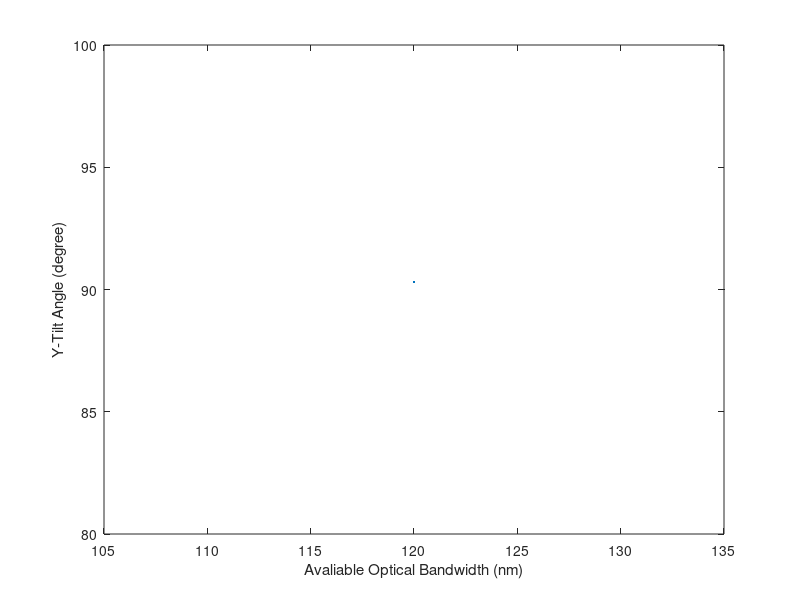

The MATLAB source for this figure: (Note: this script raises an error after producing the figure.)
clear all
%%
Central_Wavelength=[1.03];
Wavelength_BW=[0.12];      %micron
Focal_Length=1.25;  %micron Zemax notation, physical focal length/image space RI
Order=-1;   %-1
RI_Inc=1.92;    %1.85 1.92
RI_Out=1;
Aperture_Diameter=2;   %%2.2 1.35
Target_Divergence_Angle=20; %degree
Target_Number_of_Resolvable_Point=400;
Grating_Density_Increment=5;  %cycles/mm
%%
Theta_FW=zeros(length(Central_Wavelength),length(Wavelength_BW));
Theta_LI=zeros(length(Central_Wavelength),length(Wavelength_BW));
Required_Grating_Density_FW=zeros(length(Central_Wavelength),length(Wavelength_BW));
Required_Grating_Density_LI=zeros(length(Central_Wavelength),length(Wavelength_BW));
Required_Grating_Diameter_FW=zeros(length(Central_Wavelength),length(Wavelength_BW));
Required_Grating_Diameter_LI=zeros(length(Central_Wavelength),length(Wavelength_BW));
Required_Aperture_Diameter_FW=zeros(length(Central_Wavelength),length(Wavelength_BW));
Required_Aperture_Diameter_LI=zeros(length(Central_Wavelength),length(Wavelength_BW));
%%
for q=1:length(Wavelength_BW)
    for p=1:length(Central_Wavelength)
        S_Wavelength=Central_Wavelength(p)-Wavelength_BW(q)/2;
        L_Wavelength=Central_Wavelength(p)+Wavelength_BW(q)/2;
        %% Forward-view Condition (Theta_IN = Theta_OUT)

        % Detect TIR
        Current_Grating_Density=0;
        Current_Divergence_Angle=0;
        Current_Theta_FW=0;
        while (Current_Divergence_Angle < Target_Divergence_Angle) && isreal(Current_Theta_FW)
            Current_Theta_FW=asin(((RI_Inc-RI_Out)^-1)*Central_Wavelength(p)/1000*Current_Grating_Density)/pi*180;
            
            S_Angle=asin((RI_Inc*sin(Current_Theta_FW/180*pi)+Order*S_Wavelength/1000*Current_Grating_Density)/RI_Out)/pi*180;
            L_Angle=asin((RI_Inc*sin(Current_Theta_FW/180*pi)+Order*L_Wavelength/1000*Current_Grating_Density)/RI_Out)/pi*180;
            Current_Divergence_Angle=abs(S_Angle-L_Angle);
            Current_Grating_Density=Current_Grating_Density+Grating_Density_Increment;
        end
        Theta_FW(p,q)=Current_Theta_FW;
        Required_Grating_Density_FW(p,q)=Current_Grating_Density;
        Required_Grating_Diameter_FW(p,q)=abs(Central_Wavelength(p)/Wavelength_BW(q)/Order/Required_Grating_Density_FW(p,q)*Target_Number_of_Resolvable_Point);
        Required_Aperture_Diameter_FW(p,q)=Required_Grating_Diameter_FW(p,q)*cos(Theta_FW(p,q)/180*pi);
        %% Littrow Condition (Theta_IN = -Theta_OUT)
        Current_Grating_Density=0;
        Current_Divergence_Angle=0;
        Current_Theta_LI=0;
        while (Current_Divergence_Angle < Target_Divergence_Angle) && isreal(Current_Theta_LI)
            Current_Theta_LI=asin(((RI_Inc+RI_Out)^-1)*Central_Wavelength(p)/1000*Current_Grating_Density)/pi*180;
            S_Angle=asin((RI_Inc*sin(Current_Theta_LI/180*pi)+Order*S_Wavelength/1000*Current_Grating_Density)/RI_Out)/pi*180;
            L_Angle=asin((RI_Inc*sin(Current_Theta_LI/180*pi)+Order*L_Wavelength/1000*Current_Grating_Density)/RI_Out)/pi*180;
            Current_Divergence_Angle=abs(S_Angle-L_Angle);
            Current_Grating_Density=Current_Grating_Density+Grating_Density_Increment;
        end
        Theta_LI(p,q)=Current_Theta_LI;
        Required_Grating_Density_LI(p,q)=Current_Grating_Density;
        Required_Grating_Diameter_LI(p,q)=abs(Central_Wavelength(p)/Wavelength_BW(q)/Order/Required_Grating_Density_LI(p,q)*Target_Number_of_Resolvable_Point);
        Required_Aperture_Diameter_LI(p,q)=Required_Grating_Diameter_LI(p,q)*cos(Theta_LI(p,q)/180*pi);
    end
    disp(q);
end
% plot(Central_Wavelength,Theta_FW,Central_Wavelength,Theta_LI);
% plot(Central_Wavelength,Required_BW_FW,Central_Wavelength,Required_BW_LI);
% plot(Central_Wavelength,Number_of_Resolvable_Point_FW,Central_Wavelength,Number_of_Resolvable_Point_LI);
% plot(Required_BW_LI,Number_of_Resolvable_Point_LI);

imagesc(real(Theta_LI))
TickSampling_Ratio_X=1;
TickSampling_Ratio_Y=1;

XTickArray=TickSampling_Ratio_X:TickSampling_Ratio_X:floor(length(Wavelength_BW)/TickSampling_Ratio_X)*TickSampling_Ratio_X;
YTickArray=TickSampling_Ratio_Y:TickSampling_Ratio_Y:floor(length(Central_Wavelength)/TickSampling_Ratio_Y)*TickSampling_Ratio_Y;

XTickLabelArray=round(Wavelength_BW(XTickArray)*1000);
YTickLabelArray=round(Central_Wavelength(YTickArray)*1000);
set(gca,'XTick',XTickArray)

set(gca,'XTickLabel',XTickLabelArray)
set(gca,'YTick',YTickArray)
set(gca,'YTickLabel',YTickLabelArray)
set(gca, 'FontSize', 14)
xlabel('Bandwidth (nm)');
ylabel('Central Wavelength (nm)');
Required_Grating_Density_LI
Required_Aperture_Diameter_LI
Theta_LI


%%
plot(Wavelength_BW*1000,real(Theta_LI)*2,'LineWidth',4);
%xlabel(sprintf('Thickness of %s Block (mm)',DC_Material));
xlabel('Avaliable Optical Bandwidth (nm)');
ylabel('Y-Tilt Angle (degree)');
xlim([min(Wavelength_BW*1000) max(Wavelength_BW*1000)])
ylim([0 150])

set(gca, 'FontSize', 14)
grid on
title(sprintf('Objective Lens Field of View: %g degree',Target_Divergence_Angle),'Color','b')
legend(sprintf('Central Wavelength: %g nm',Central_Wavelength(1)*1000),sprintf('Central Wavelength: %g nm',Central_Wavelength(2)*1000),sprintf('Central Wavelength: %g nm',Central_Wavelength(3)*1000),sprintf('Central Wavelength: %g nm',Central_Wavelength(4)*1000));
%%


%%

plot(Wavelength_BW*1000,Required_Grating_Density_LI,'LineWidth',4);
%xlabel(sprintf('Thickness of %s Block (mm)',DC_Material));
xlabel('Avaliable Optical Bandwidth (nm)');
ylabel('Required Grating Density (cycle/mm)');
xlim([min(Wavelength_BW*1000) max(Wavelength_BW*1000)])
ylim([0 4000])

set(gca, 'FontSize', 14)
grid on
title(sprintf('Objective Lens Field of View: %g degree',Target_Divergence_Angle),'Color','b')
legend(sprintf('Central Wavelength: %g nm',Central_Wavelength(1)*1000),sprintf('Central Wavelength: %g nm',Central_Wavelength(2)*1000),sprintf('Central Wavelength: %g nm',Central_Wavelength(3)*1000),sprintf('Central Wavelength: %g nm',Central_Wavelength(4)*1000));

%%
plot(Wavelength_BW*1000,Required_Aperture_Diameter_LI,'LineWidth',4);
%xlabel(sprintf('Thickness of %s Block (mm)',DC_Material));
xlabel('Avaliable Optical Bandwidth (nm)');
ylabel('Required System Aperture Diameter (mm)');
xlim([min(Wavelength_BW*1000) max(Wavelength_BW*1000)])
ylim([0 3])
set(gca, 'FontSize', 14)
grid on
title(sprintf('Objective Lens Field of View: %g degree \n  Number of Resolving Points: %g',Target_Divergence_Angle,Target_Number_of_Resolvable_Point),'Color','b')
legend(sprintf('Central Wavelength: %g nm',Central_Wavelength(1)*1000),sprintf('Central Wavelength: %g nm',Central_Wavelength(2)*1000),sprintf('Central Wavelength: %g nm',Central_Wavelength(3)*1000),sprintf('Central Wavelength: %g nm',Central_Wavelength(4)*1000));

%% Old Relation
%         Required_Grating_Diameter_LI(p,q)=Aperture_Diameter/cos(Theta_LI(p,q)/180*pi);
%         Total_Pitch_LI(p,q)=Grating_Pitch(q)*Required_Grating_Diameter_LI(p,q);
%         Wavelength_Resolution_LI(p,q)=abs(Central_Wavelength(p)/Total_Pitch_LI(p,q)/Order);
%         Number_of_Resolvable_Point_LI(p,q)=Required_BW_LI(p,q)/Wavelength_Resolution_LI(p,q);
